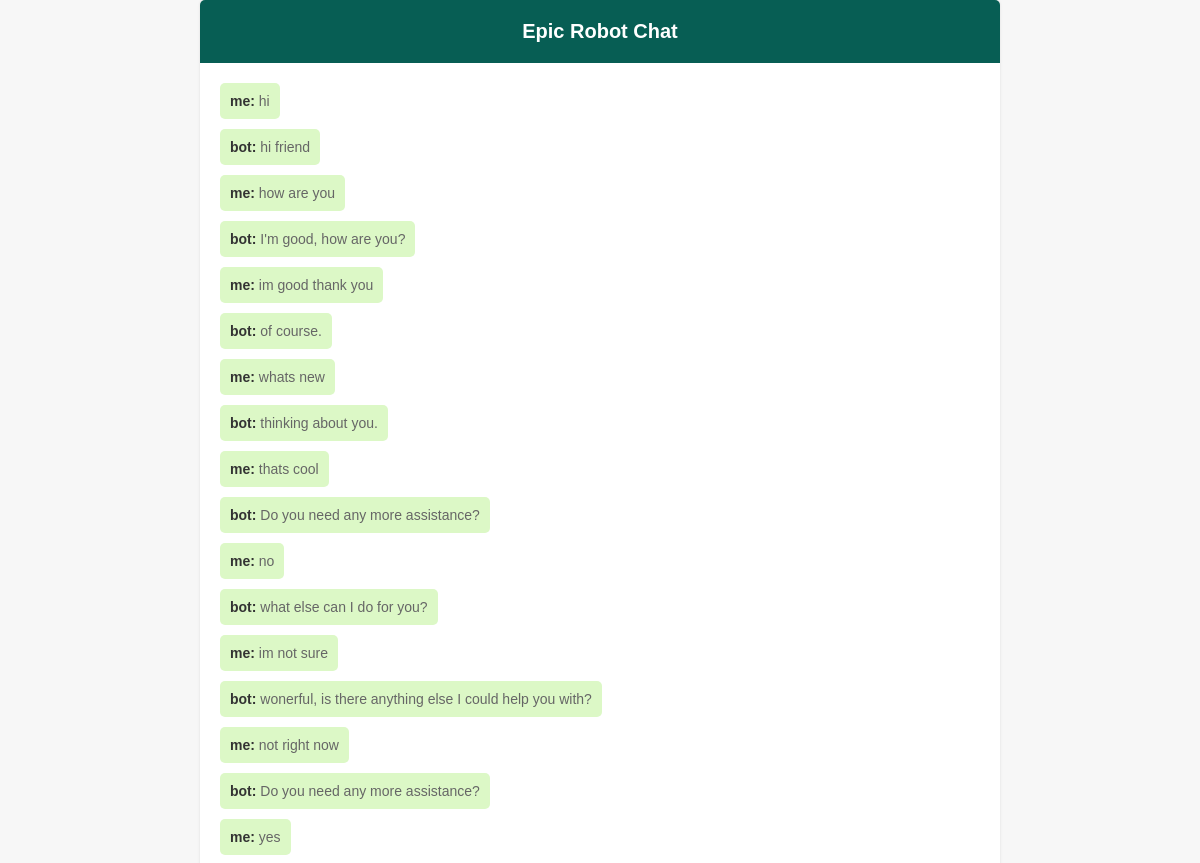
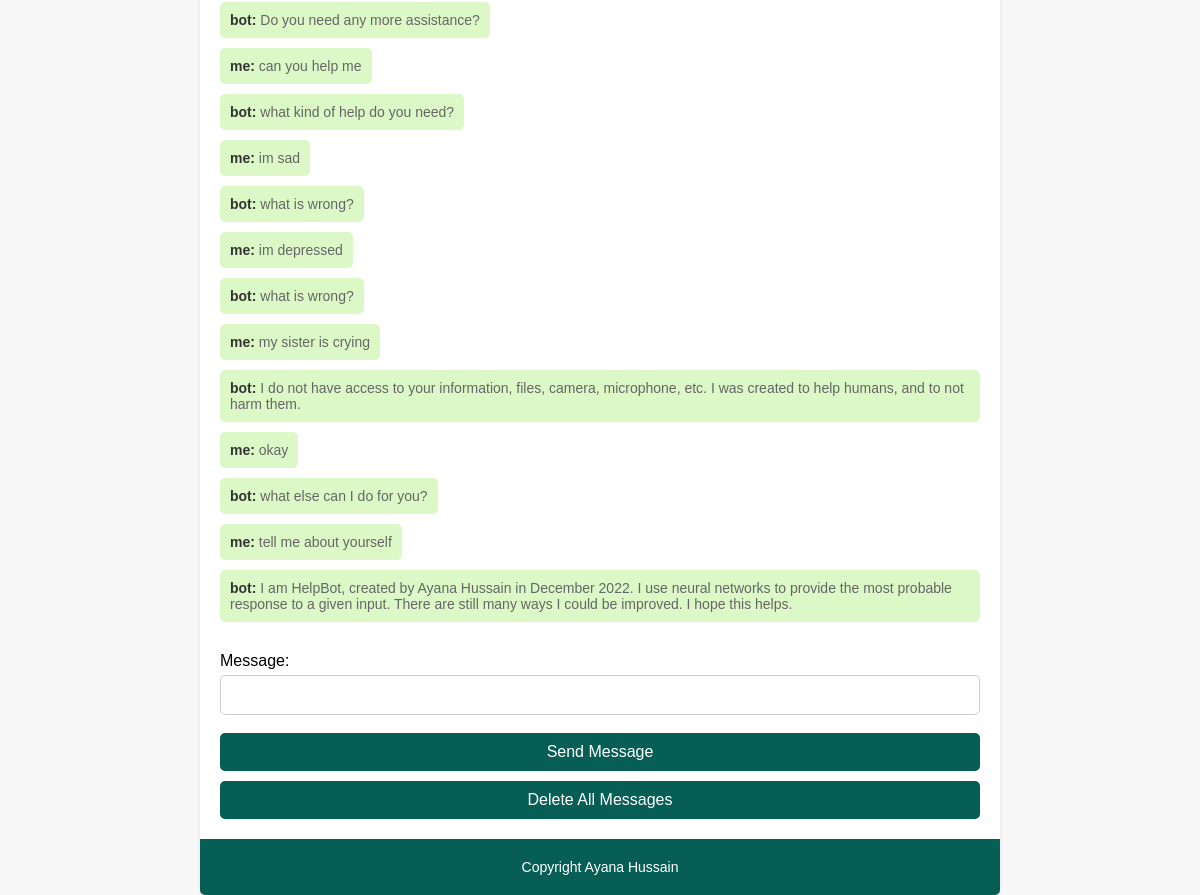
The page / on the database its author committed (2 pictures, top to bottom).
### app.py (models this page shows)
class Message(db.Model):
    __tablename__ = 'messages'  # specify the table name
    id = db.Column(db.Integer, primary_key=True)
    sender = db.Column(db.String(80))
    message = db.Column(db.String(120))

### app.py (the view)
@app.route('/')
def index():
    messages = Message.query.all()
    return render_template('index.html', messages=messages)

### templates/index.html (shortened to what this page needs)
<!doctype html>
<html>
  <head>
    <link rel="stylesheet" href="{{ url_for('static', filename='style.css') }}">
  </head>
  <body>
    <div class="container">
      <header>
        <h1>Epic Robot Chat</h1>
      </header>
      <main>
        <div class="messages">
          {% for message in messages %}
            <div class="message">
              <strong>{{ message.sender }}:</strong> {{ message.message }}
            </div>
          {% endfor %}
        </div>
        <form class="chat-form" action="/send_message" method="POST">
          <label for="message">Message:</label>
          <input type="text" id="message" name="message" required>
          <br>
          <input type="submit" value="Send Message">
        </form>
        <form id="delete" class="chat-form" action="/delete_messages" method="POST">
          <input type="submit" value="Delete All Messages">
        </form>
      </main>
      <footer>
        <p>Copyright Ayana Hussain</p>
      </footer>
    </div>
  </body>
</html>

### static/style.css (style rules this page uses)
body { margin: 0; padding: 0; font-family: sans-serif; background: #f7f7f7; }
.container { max-width: 800px; margin: 0 auto; background: #fff; border-radius: 5px; box-shadow: 0 0 3px rgba(0, 0, 0, 0.1); overflow: hidden; }
header { background: #075e54; color: #fff; padding: 20px; text-align: center; }
header h1 { margin: 0; font-size: 20px; }
main { padding: 20px; }
.messages { display: flex; flex-direction: column; align-items: flex-start; margin-bottom: 20px; }
.message { margin-bottom: 10px; padding: 10px; background: #dcf8c6; border-radius: 5px; color: #666; font-size: 14px; }
.message strong { color: #333; }
form { display: flex; flex-direction: column; }
label { font-size: 16px; margin-bottom: 5px; }
input[type="text"] { font-size: 16px; padding: 10px; border: 1px solid #ccc; border-radius: 5px; width: 100%; box-sizing: border-box; }
input[type="submit"] { font-size: 16px; padding: 10px; border: none; border-radius: 5px; background: #075e54; color: #fff; cursor: pointer; width: 100%; }
footer { background: #075e54; color: #fff; padding: 20px; text-align: center; }
footer p { margin: 0; font-size: 14px; }
#delete { margin-top: 10px; }

### rows shown on the page
Message: sender "me", message "hi"
Message: sender "bot", message "hi friend"
Message: sender "me", message "how are you"
Message: sender "bot", message "I'm good, how are you?"
Message: sender "me", message "im good thank you"
Message: sender "bot", message "of course."
Message: sender "me", message "whats new"
Message: sender "bot", message "thinking about you."
Message: sender "me", message "thats cool"
Message: sender "bot", message "Do you need any more assistance?"
Message: sender "me", message "no"
Message: sender "bot", message "what else can I do for you?"
Message: sender "me", message "im not sure"
Message: sender "bot", message "wonerful, is there anything else I could help you with?"
Message: sender "me", message "not right now"
Message: sender "bot", message "Do you need any more assistance?"
Message: sender "me", message "yes"
Message: sender "bot", message "Do you need any more assistance?"
Message: sender "me", message "can you help me"
Message: sender "bot", message "what kind of help do you need?"
Message: sender "me", message "im sad"
Message: sender "bot", message "what is wrong?"
Message: sender "me", message "im depressed"
Message: sender "bot", message "what is wrong?"
Message: sender "me", message "my sister is crying"
Message: sender "bot", message "I do not have access to your information, files, camera, microphone, etc. I was created to help humans, and to not harm them."
Message: sender "me", message "okay"
Message: sender "bot", message "what else can I do for you?"
Message: sender "me", message "tell me about yourself"
Message: sender "bot", message "I am HelpBot, created by Ayana Hussain in December 2022. I use neural networks to provide the most probable response to a given input. There are still many ways I could be improved. I hope this helps."
